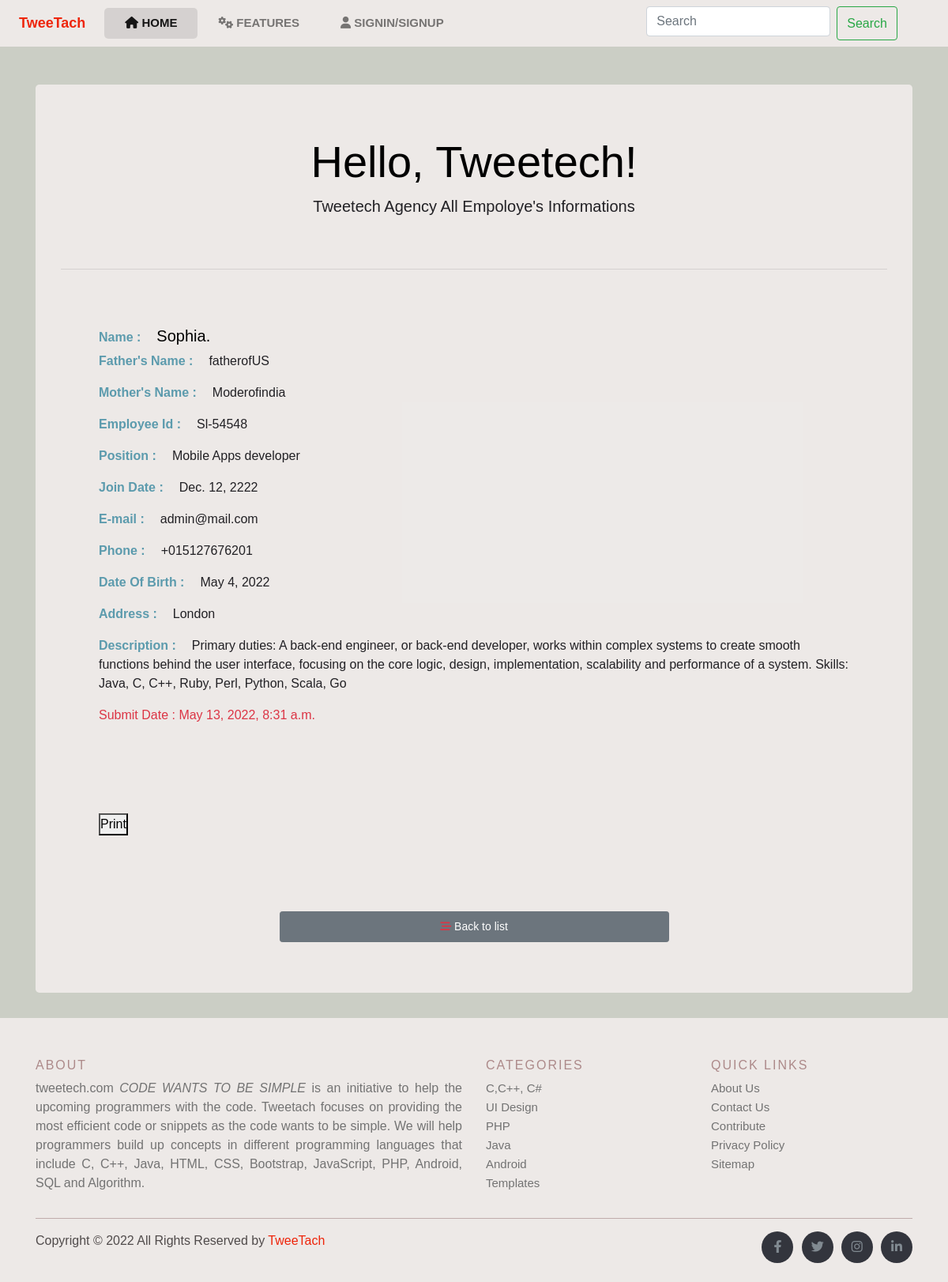
Screenshot of /view/1/ with the database file from the repository.
### employee/models.py (models this page shows, shortened)
class Employee(models.Model):
    full_name = models.CharField(max_length=100)
    fathers_name = models.CharField(max_length=100, null=True, blank=True)
    mothers_name = models.CharField(max_length=100, null=True, blank=True)
    emp_id = models.CharField(max_length=20,null=True, blank=True)
    position = models.ForeignKey(Position,on_delete= models.CASCADE, null=True, blank=True)
    join_date = models.DateField(null=True, blank=True,)
    phone = models.CharField(max_length=15, null=True, blank=True)
    email = models.CharField(max_length=255,null=True, blank=True)
    gender = models.ForeignKey(Gender,on_delete= models.CASCADE, null=True, blank=True)
    date_of_birth = models.DateField(null=True, blank=True)
    address = models.CharField(max_length=500, null=True, blank=True)
    description = models.TextField(max_length=5000,null=True, blank=True )
    date = models.DateTimeField(auto_now_add=True)

class Position(models.Model):
    title = models.CharField(max_length=100, null=True, blank=True)
    def __str__(self):
        return self.title

### employee/views.py (the view)
# urls.py: path("view/<int:pk>/", views.employee_info_view, name ="views_info"),
def employee_info_view(request, pk):
    show = get_object_or_404(Employee, pk=pk)
    return render (request, "employee/view.html",{
        "show": show
    })

### employee/templates/employee/view.html
{% extends "base.html" %}
{% block content%}
<body class="bodys">
    <div class="container">
        <div class="mt-5">
            <div class="jumbotron form-bodys">
                <h1 class="display-4 text-center font-weidth-bold">Hello, Tweetech!</h1>
                <p class="lead  text-center">Tweetech Agency All Empoloye's Informations</p>
                <br>
                <hr class="my-4">
                <div class="container text-black p-5 ">
                    <h5> <strong class="label-custrom-in-view">Name :</strong>{{show.full_name}}</h5>
                    <p> <strong class="label-custrom-in-view">Father's Name :</strong>{{show.fathers_name}}</p>
                    <p> <strong class="label-custrom-in-view">Mother's Name :</strong>{{show.mothers_name}}</p>
                    <p> <strong class="label-custrom-in-view">Employee Id :</strong>{{show.emp_id}}</p>
                    <p> <strong class="label-custrom-in-view">Position :</strong>{{show.position}}</p>
                    <p> <strong class="label-custrom-in-view">Join Date :</strong>{{show.join_date}}</p>
                    <p> <strong class="label-custrom-in-view">E-mail :</strong>{{show.email}}</p>
                    <p> <strong class="label-custrom-in-view">Phone :</strong>{{show.phone}}</p>
                    <p> <strong class="label-custrom-in-view">Date Of Birth :</strong>{{show.date_of_birth}}</p>
                    <p> <strong class="label-custrom-in-view">Address :</strong>{{show.address}}</p>
                    <p> <strong class="label-custrom-in-view">Description :</strong>{{show.description}}</p>
                    <p class="text-danger"> Submit Date : {{show.date}}</p>
                    <br><br>
                    <button class="mt-5" onclick="window.print()">Print</button>
                </div>
                <div class="container edit-container">
                    <a href="{% url 'employee_info_list_insert' %}" class=" mt-5 p-2 btn btn-secondary btn-sm btn-block"><i
                            class="fas fa-stream text-danger"></i> Back to list</a>
                </div>
            </div>
        </div>
    </div>
{% endblock content%}

### static/css/style.css (style rules this page uses)
*, *::before, *::after { margin: 0; padding: 0; box-sizing: border-box }
body { font-family: 'IBM Plex Sans Thai Looped', sans-serif; }
.bodys { background: rgb(192 195 184 / 81%); }
.label-custrom-in-view { padding-right: 20px; font-family: Arial, Helvetica, sans-serif; font-size: 16px; color: rgba(42, 127, 153, 0.747); }
p { font-family: Arial, Helvetica, sans-serif; font-size: 16px; color: rgb(34, 33, 37); }
.form-bodys { color: rgb(0, 0, 0); background: rgba(247, 242, 242, 0.767) !important; }
.edit-container { width: 50% !important; }

### static/css/login.css (style rules this page uses)
body { height: 100%; background-color: rgb(192 195 184 / 81%); }

### rows the page displays
Employee: full_name "Sophia.", fathers_name "fatherofUS", mothers_name "Moderofindia", emp_id "Sl-54548", position "Mobile Apps developer", join_date "Dec. 12, 2222", email "admin@mail.com", phone "+015127676201", date_of_birth "May 4, 2022", address "London", description "Primary duties: A back-end engineer, or back-end developer, works within complex systems to create smooth functions behind the user interface, focusing on the core logic, design, implementation, scalability and performance of a system. Skills: Java, C, C++, Ruby, Perl, Python, Scala, Go", date "May 13, 2022, 8:31 a.m."
